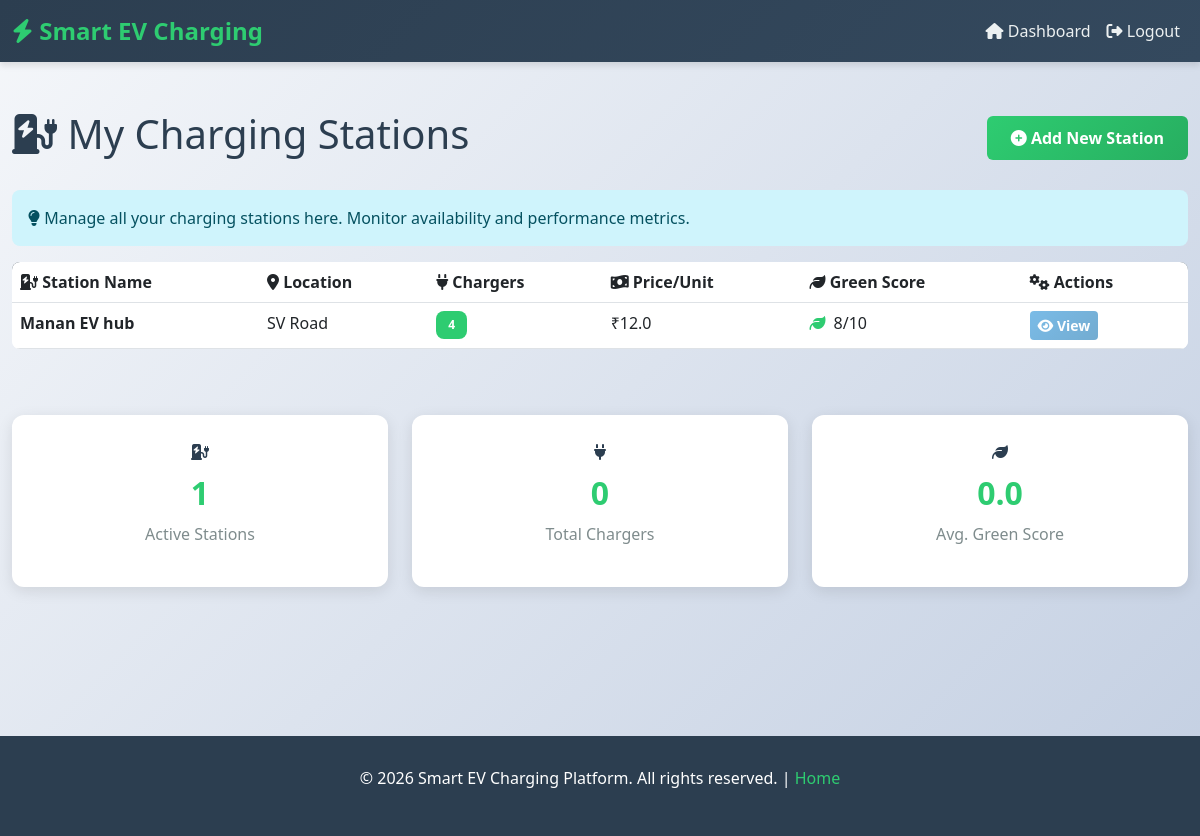
The app's page /owner/stations (signed in), older data.
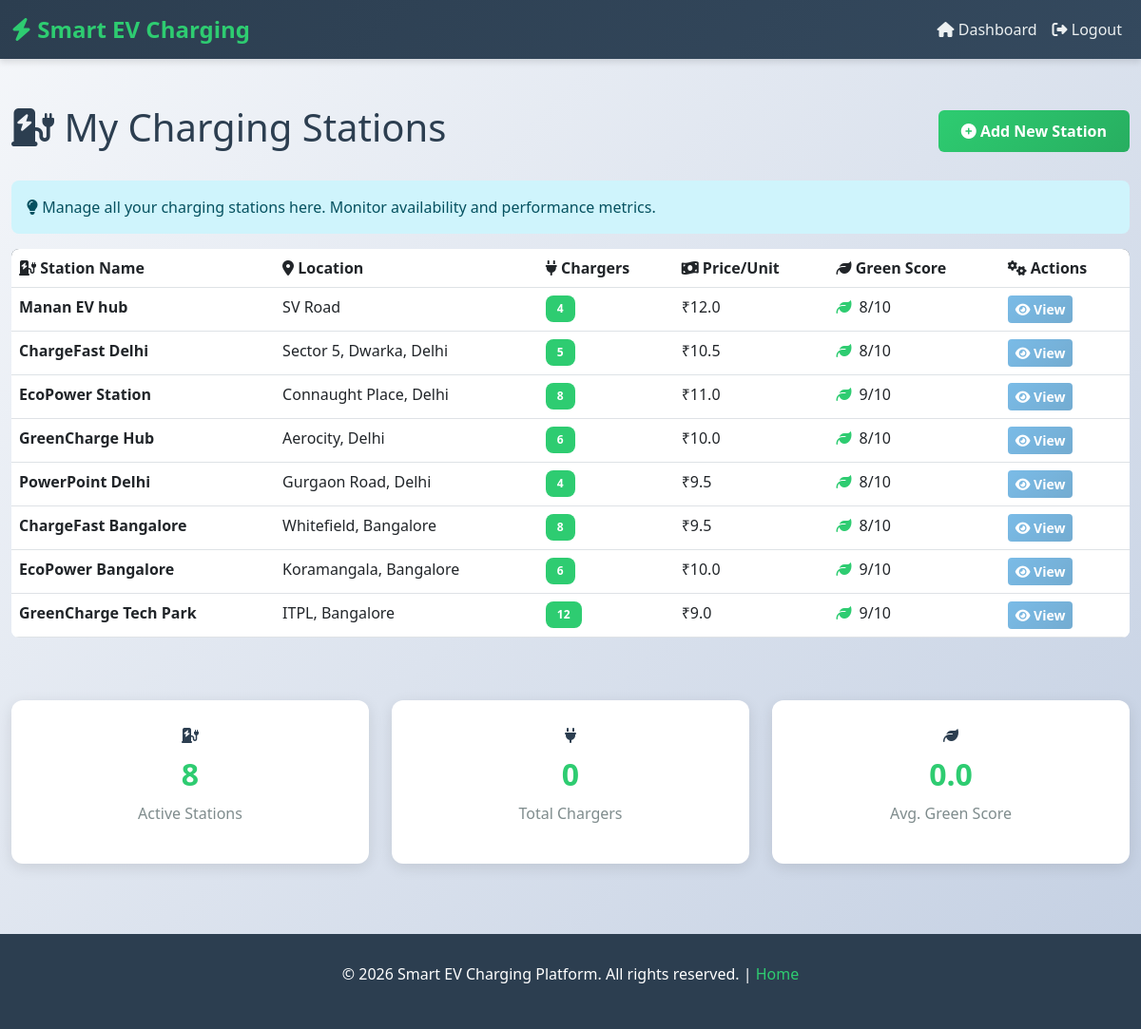
The same page, newer data.
### tables this page shows
CREATE TABLE stations (
    id INTEGER PRIMARY KEY AUTOINCREMENT,
    name TEXT,
    location TEXT,
    chargers INTEGER,
    price REAL,
    green_score INTEGER,
    owner_id INTEGER,
    approved INTEGER DEFAULT 0
);

### routes/station_routes.py (the view)
@station_bp.route("/owner/stations")
def owner_stations():
    if session.get("role") != "owner":
        return redirect("/login")
    conn = get_db()
    cur = conn.cursor()
    cur.execute("""
        SELECT name, location, chargers, price, green_score
        FROM stations
        WHERE owner_id=?
    """, (session.get("user_id"),))
    stations = cur.fetchall()
    conn.close()
    return render_template("owner_stations.html", stations=stations)

### models/db.py (called while the page is built)
def get_db():
    return sqlite3.connect("database/ev.db")

### templates/owner_stations.html (shortened to what this page needs)
{% extends "base.html" %}
{% block content %}
<div class="d-flex justify-content-between align-items-center mb-4">
    <h1><i class="fas fa-charging-station"></i> My Charging Stations</h1>
    <a href="/owner/add-station" class="btn btn-primary">
        <i class="fas fa-plus-circle"></i> Add New Station
    </a>
</div>
<div class="alert alert-info">
    <i class="fas fa-lightbulb"></i> Manage all your charging stations here. Monitor availability and performance metrics.
</div>
{% if stations %}
<div class="table-responsive">
    <table class="table table-hover">
        <thead>
            <tr>
                <th><i class="fas fa-charging-station"></i> Station Name</th>
                <th><i class="fas fa-map-marker-alt"></i> Location</th>
                <th><i class="fas fa-plug"></i> Chargers</th>
                <th><i class="fas fa-money-bill-wave"></i> Price/Unit</th>
                <th><i class="fas fa-leaf"></i> Green Score</th>
                <th><i class="fas fa-cogs"></i> Actions</th>
            </tr>
        </thead>
        <tbody>
            {% set total_chargers = 0 %}
            {% set total_green = 0 %}
            {% for s in stations %}
            {% set total_chargers = total_chargers + s[2] %}
            {% set total_green = total_green + s[4] %}
            <tr>
                <td><strong>{{ s[0] }}</strong></td>
                <td>{{ s[1] }}</td>
                <td><span class="badge badge-success">{{ s[2] }}</span></td>
                <td>₹{{ s[3] }}</td>
                <td>
                    <div class="d-flex align-items-center">
                        <i class="fas fa-leaf" style="color: #2ecc71;"></i>
                        <span class="ms-2">{{ s[4] }}/10</span>
                    </div>
                </td>
                <td>
                    <button class="btn btn-sm btn-secondary" disabled>
                        <i class="fas fa-eye"></i> View
                    </button>
                </td>
            </tr>
            {% endfor %}
        </tbody>
    </table>
</div>
<div class="mt-large">
    <div class="row">
        <div class="col-md-4">
            <div class="stat-box">
                <i class="fas fa-charging-station"></i>
                <h3>{{ stations|length }}</h3>
                <p>Active Stations</p>
            </div>
        </div>
        <div class="col-md-4">
            <div class="stat-box">
                <i class="fas fa-plug"></i>
                <h3>{{ total_chargers }}</h3>
                <p>Total Chargers</p>
            </div>
        </div>
        <div class="col-md-4">
            <div class="stat-box">
                <i class="fas fa-leaf"></i>
                <h3>{% if stations %}{{ (total_green / stations|length)|round }}{% else %}0{% endif %}</h3>
                <p>Avg. Green Score</p>
            </div>
        </div>
    </div>
</div>
{% endif %}
{% endblock %}

Row changes from the older to the newer data that the page shows:
added stations: name "ChargeFast Delhi", location "Sector 5, Dwarka, Delhi", chargers "5", price "10.5", green_score "8"
added stations: name "EcoPower Station", location "Connaught Place, Delhi", chargers "8", price "11.0", green_score "9"
added stations: name "GreenCharge Hub", location "Aerocity, Delhi", chargers "6", price "10.0", green_score "8"
added stations: name "PowerPoint Delhi", location "Gurgaon Road, Delhi", chargers "4", price "9.5", green_score "8"
added stations: name "ChargeFast Bangalore", location "Whitefield, Bangalore", chargers "8", price "9.5", green_score "8"
added stations: name "EcoPower Bangalore", location "Koramangala, Bangalore", chargers "6", price "10.0", green_score "9"
added stations: name "GreenCharge Tech Park", location "ITPL, Bangalore", chargers "12", price "9.0", green_score "9"
Text that changed along with them:
{{ stations|length }}: "1" → "8"
